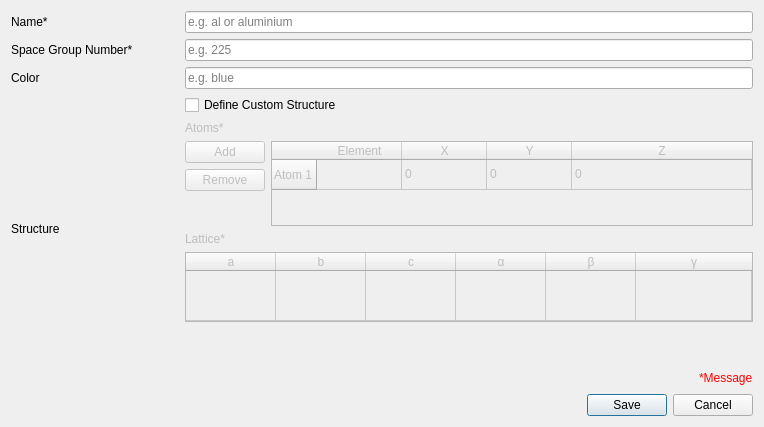
<?xml version="1.0" encoding="UTF-8"?>
<ui version="4.0">
 <class>NewPhaseDialog</class>
 <widget class="QDialog" name="NewPhaseDialog">
  <property name="geometry">
   <rect>
    <x>0</x>
    <y>0</y>
    <width>764</width>
    <height>427</height>
   </rect>
  </property>
  <property name="sizePolicy">
   <sizepolicy hsizetype="Preferred" vsizetype="Preferred">
    <horstretch>0</horstretch>
    <verstretch>0</verstretch>
   </sizepolicy>
  </property>
  <property name="windowTitle">
   <string>Create Phase</string>
  </property>
  <layout class="QGridLayout" name="gridLayout_2">
   <item row="2" column="0">
    <widget class="QDialogButtonBox" name="buttonBox">
     <property name="orientation">
      <enum>Qt::Horizontal</enum>
     </property>
     <property name="standardButtons">
      <set>QDialogButtonBox::Cancel|QDialogButtonBox::Save</set>
     </property>
    </widget>
   </item>
   <item row="0" column="0">
    <layout class="QGridLayout" name="gridLayout" columnstretch="0,0,1">
     <item row="0" column="1">
      <spacer name="horizontalSpacer">
       <property name="orientation">
        <enum>Qt::Horizontal</enum>
       </property>
       <property name="sizeHint" stdset="0">
        <size>
         <width>40</width>
         <height>20</height>
        </size>
       </property>
      </spacer>
     </item>
     <item row="0" column="0">
      <widget class="QLabel" name="labelName">
       <property name="text">
        <string>Name*</string>
       </property>
      </widget>
     </item>
     <item row="1" column="0">
      <widget class="QLabel" name="labelSpaceGroup">
       <property name="text">
        <string>Space Group Number*</string>
       </property>
      </widget>
     </item>
     <item row="0" column="2">
      <widget class="QLineEdit" name="lineName">
       <property name="placeholderText">
        <string>e.g. al or aluminium</string>
       </property>
      </widget>
     </item>
     <item row="1" column="2">
      <widget class="QLineEdit" name="lineSpaceGroup">
       <property name="placeholderText">
        <string>e.g. 225 </string>
       </property>
      </widget>
     </item>
     <item row="2" column="1">
      <widget class="QLabel" name="label_2">
       <property name="text">
        <string/>
       </property>
      </widget>
     </item>
     <item row="2" column="0">
      <widget class="QLabel" name="labelColor">
       <property name="text">
        <string>Color</string>
       </property>
      </widget>
     </item>
     <item row="3" column="0">
      <widget class="QLabel" name="label">
       <property name="text">
        <string>Structure</string>
       </property>
      </widget>
     </item>
     <item row="3" column="2">
      <layout class="QVBoxLayout" name="verticalLayout_2" stretch="0,0,1,0,0,0">
       <item>
        <layout class="QHBoxLayout" name="horizontalLayout_2">
         <item>
          <layout class="QHBoxLayout" name="horizontalLayout_3">
           <item>
            <widget class="QCheckBox" name="checkBoxStructure">
             <property name="text">
              <string>Define Custom Structure</string>
             </property>
            </widget>
           </item>
           <item>
            <spacer name="horizontalSpacer_2">
             <property name="orientation">
              <enum>Qt::Horizontal</enum>
             </property>
             <property name="sizeHint" stdset="0">
              <size>
               <width>40</width>
               <height>20</height>
              </size>
             </property>
            </spacer>
           </item>
          </layout>
         </item>
        </layout>
       </item>
       <item>
        <widget class="QLabel" name="labelAtoms">
         <property name="enabled">
          <bool>false</bool>
         </property>
         <property name="toolTip">
          <string>&lt;html&gt;&lt;head/&gt;&lt;body&gt;&lt;p&gt;Storage of structure information relevant for a single atom, Element is the symbol of the element (e.g. Ni for Nickel), X,Y,Z are fractional coordinates within the associated lattice (e.g. 0,0,0)&lt;/p&gt;&lt;/body&gt;&lt;/html&gt;</string>
         </property>
         <property name="text">
          <string>Atoms*</string>
         </property>
        </widget>
       </item>
       <item>
        <layout class="QHBoxLayout" name="horizontalLayout" stretch="0,1">
         <item>
          <layout class="QVBoxLayout" name="verticalLayout_3">
           <item>
            <widget class="QPushButton" name="pushButtonAddAtom">
             <property name="enabled">
              <bool>false</bool>
             </property>
             <property name="text">
              <string>Add</string>
             </property>
            </widget>
           </item>
           <item>
            <widget class="QPushButton" name="pushButtonRemoveAtom">
             <property name="enabled">
              <bool>false</bool>
             </property>
             <property name="text">
              <string>Remove</string>
             </property>
            </widget>
           </item>
           <item>
            <spacer name="verticalSpacerMenuAtom">
             <property name="orientation">
              <enum>Qt::Vertical</enum>
             </property>
             <property name="sizeHint" stdset="0">
              <size>
               <width>20</width>
               <height>40</height>
              </size>
             </property>
            </spacer>
           </item>
          </layout>
         </item>
         <item>
          <widget class="QTableWidget" name="tableWidgetAtoms">
           <property name="enabled">
            <bool>false</bool>
           </property>
           <property name="selectionBehavior">
            <enum>QAbstractItemView::SelectRows</enum>
           </property>
           <attribute name="horizontalHeaderDefaultSectionSize">
            <number>85</number>
           </attribute>
           <attribute name="horizontalHeaderStretchLastSection">
            <bool>true</bool>
           </attribute>
           <attribute name="verticalHeaderVisible">
            <bool>true</bool>
           </attribute>
           <attribute name="verticalHeaderStretchLastSection">
            <bool>false</bool>
           </attribute>
           <row>
            <property name="text">
             <string>Atom 1</string>
            </property>
           </row>
           <column>
            <property name="text">
             <string>Element</string>
            </property>
           </column>
           <column>
            <property name="text">
             <string>X</string>
            </property>
           </column>
           <column>
            <property name="text">
             <string>Y</string>
            </property>
           </column>
           <column>
            <property name="text">
             <string>Z</string>
            </property>
           </column>
           <item row="0" column="0">
            <property name="text">
             <string/>
            </property>
           </item>
           <item row="0" column="1">
            <property name="text">
             <string>0</string>
            </property>
           </item>
           <item row="0" column="2">
            <property name="text">
             <string>0</string>
            </property>
           </item>
           <item row="0" column="3">
            <property name="text">
             <string>0</string>
            </property>
           </item>
          </widget>
         </item>
        </layout>
       </item>
       <item>
        <widget class="QLabel" name="labelLattice">
         <property name="enabled">
          <bool>false</bool>
         </property>
         <property name="toolTip">
          <string>&lt;html&gt;&lt;head/&gt;&lt;body&gt;&lt;p&gt;Create coordinate system with the cell lengths a, b, c and cell angles alpha, beta, gamma in degrees&lt;/p&gt;&lt;/body&gt;&lt;/html&gt;</string>
         </property>
         <property name="text">
          <string>Lattice*</string>
         </property>
        </widget>
       </item>
       <item>
        <widget class="QTableWidget" name="tableWidgetLattice">
         <property name="enabled">
          <bool>false</bool>
         </property>
         <property name="maximumSize">
          <size>
           <width>16777215</width>
           <height>70</height>
          </size>
         </property>
         <property name="toolTip">
          <string>&lt;html&gt;&lt;head/&gt;&lt;body&gt;&lt;p&gt;Create coordinate system with the cell lengths a, b, c and cell angles alpha, beta, gamma in degrees&lt;/p&gt;&lt;/body&gt;&lt;/html&gt;</string>
         </property>
         <property name="selectionMode">
          <enum>QAbstractItemView::NoSelection</enum>
         </property>
         <attribute name="horizontalHeaderDefaultSectionSize">
          <number>90</number>
         </attribute>
         <attribute name="horizontalHeaderStretchLastSection">
          <bool>true</bool>
         </attribute>
         <attribute name="verticalHeaderVisible">
          <bool>false</bool>
         </attribute>
         <attribute name="verticalHeaderStretchLastSection">
          <bool>true</bool>
         </attribute>
         <row>
          <property name="text">
           <string/>
          </property>
         </row>
         <column>
          <property name="text">
           <string>a</string>
          </property>
         </column>
         <column>
          <property name="text">
           <string>b</string>
          </property>
         </column>
         <column>
          <property name="text">
           <string>c</string>
          </property>
         </column>
         <column>
          <property name="text">
           <string>α</string>
          </property>
         </column>
         <column>
          <property name="text">
           <string>β</string>
          </property>
         </column>
         <column>
          <property name="text">
           <string>γ</string>
          </property>
         </column>
         <item row="0" column="0">
          <property name="text">
           <string/>
          </property>
         </item>
        </widget>
       </item>
       <item>
        <spacer name="verticalSpacer">
         <property name="orientation">
          <enum>Qt::Vertical</enum>
         </property>
         <property name="sizeHint" stdset="0">
          <size>
           <width>20</width>
           <height>40</height>
          </size>
         </property>
        </spacer>
       </item>
      </layout>
     </item>
     <item row="2" column="2">
      <widget class="QLineEdit" name="lineColor">
       <property name="placeholderText">
        <string>e.g. blue</string>
       </property>
      </widget>
     </item>
    </layout>
   </item>
   <item row="1" column="0">
    <layout class="QHBoxLayout" name="horizontalLayout_11">
     <item>
      <spacer name="horizontalSpacer_14">
       <property name="orientation">
        <enum>Qt::Horizontal</enum>
       </property>
       <property name="sizeHint" stdset="0">
        <size>
         <width>40</width>
         <height>20</height>
        </size>
       </property>
      </spacer>
     </item>
     <item>
      <widget class="QLabel" name="labelMessage">
       <property name="styleSheet">
        <string notr="true">color: rgb(255, 0, 0);</string>
       </property>
       <property name="text">
        <string>*Message</string>
       </property>
      </widget>
     </item>
    </layout>
   </item>
  </layout>
 </widget>
 <tabstops>
  <tabstop>lineName</tabstop>
  <tabstop>lineSpaceGroup</tabstop>
  <tabstop>lineColor</tabstop>
  <tabstop>checkBoxStructure</tabstop>
  <tabstop>pushButtonAddAtom</tabstop>
  <tabstop>pushButtonRemoveAtom</tabstop>
  <tabstop>tableWidgetAtoms</tabstop>
  <tabstop>tableWidgetLattice</tabstop>
 </tabstops>
 <resources/>
 <connections>
  <connection>
   <sender>buttonBox</sender>
   <signal>rejected()</signal>
   <receiver>NewPhaseDialog</receiver>
   <slot>reject()</slot>
   <hints>
    <hint type="sourcelabel">
     <x>316</x>
     <y>260</y>
    </hint>
    <hint type="destinationlabel">
     <x>286</x>
     <y>274</y>
    </hint>
   </hints>
  </connection>
  <connection>
   <sender>checkBoxStructure</sender>
   <signal>toggled(bool)</signal>
   <receiver>tableWidgetAtoms</receiver>
   <slot>setEnabled(bool)</slot>
   <hints>
    <hint type="sourcelabel">
     <x>467</x>
     <y>81</y>
    </hint>
    <hint type="destinationlabel">
     <x>518</x>
     <y>181</y>
    </hint>
   </hints>
  </connection>
  <connection>
   <sender>checkBoxStructure</sender>
   <signal>toggled(bool)</signal>
   <receiver>labelAtoms</receiver>
   <slot>setEnabled(bool)</slot>
   <hints>
    <hint type="sourcelabel">
     <x>467</x>
     <y>81</y>
    </hint>
    <hint type="destinationlabel">
     <x>467</x>
     <y>107</y>
    </hint>
   </hints>
  </connection>
  <connection>
   <sender>checkBoxStructure</sender>
   <signal>toggled(bool)</signal>
   <receiver>labelLattice</receiver>
   <slot>setEnabled(bool)</slot>
   <hints>
    <hint type="sourcelabel">
     <x>467</x>
     <y>81</y>
    </hint>
    <hint type="destinationlabel">
     <x>467</x>
     <y>262</y>
    </hint>
   </hints>
  </connection>
  <connection>
   <sender>checkBoxStructure</sender>
   <signal>toggled(bool)</signal>
   <receiver>pushButtonAddAtom</receiver>
   <slot>setEnabled(bool)</slot>
   <hints>
    <hint type="sourcelabel">
     <x>467</x>
     <y>81</y>
    </hint>
    <hint type="destinationlabel">
     <x>245</x>
     <y>138</y>
    </hint>
   </hints>
  </connection>
  <connection>
   <sender>checkBoxStructure</sender>
   <signal>toggled(bool)</signal>
   <receiver>pushButtonRemoveAtom</receiver>
   <slot>setEnabled(bool)</slot>
   <hints>
    <hint type="sourcelabel">
     <x>467</x>
     <y>81</y>
    </hint>
    <hint type="destinationlabel">
     <x>245</x>
     <y>173</y>
    </hint>
   </hints>
  </connection>
  <connection>
   <sender>checkBoxStructure</sender>
   <signal>toggled(bool)</signal>
   <receiver>tableWidgetLattice</receiver>
   <slot>setEnabled(bool)</slot>
   <hints>
    <hint type="sourcelabel">
     <x>465</x>
     <y>81</y>
    </hint>
    <hint type="destinationlabel">
     <x>465</x>
     <y>292</y>
    </hint>
   </hints>
  </connection>
 </connections>
</ui>
